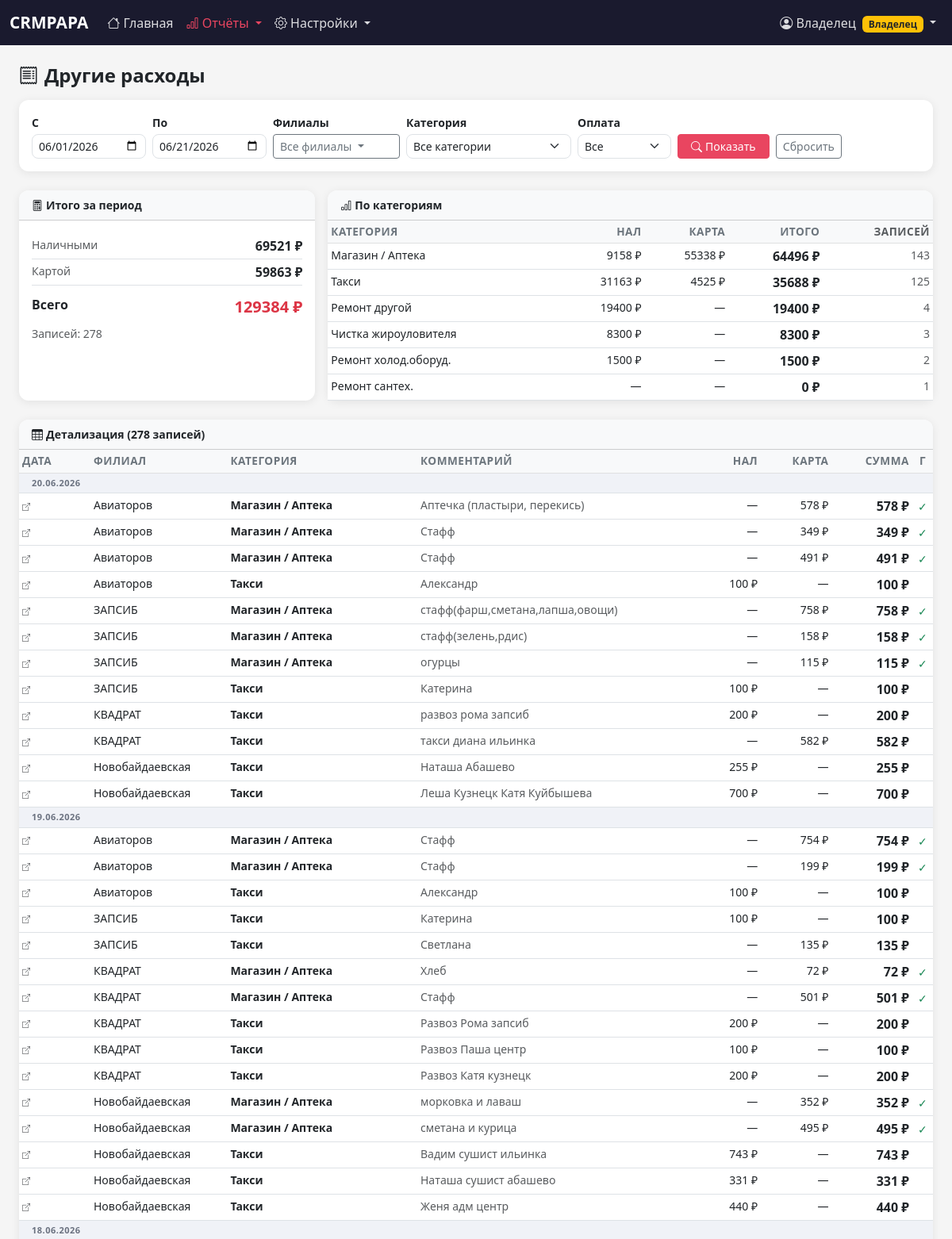
Screenshot of /report/expenses (signed in, upper part) with the database file from the repository.
### tables this page shows
CREATE TABLE expense_categories (
    id INTEGER PRIMARY KEY AUTOINCREMENT,
    code TEXT UNIQUE NOT NULL,
    label TEXT NOT NULL,
    is_active INTEGER DEFAULT 1,
    sort_order INTEGER DEFAULT 0
, type TEXT DEFAULT 'expense', parent_id INTEGER REFERENCES expense_categories(id));

CREATE TABLE expenses (
    id INTEGER PRIMARY KEY AUTOINCREMENT,
    shift_id INTEGER NOT NULL REFERENCES shifts(id),
    category TEXT NOT NULL,
    description TEXT,
    amount_cash REAL DEFAULT 0,
    amount_card REAL DEFAULT 0,
    is_gulash INTEGER DEFAULT 0,
    created_at TIMESTAMP DEFAULT CURRENT_TIMESTAMP
);

CREATE TABLE shifts (
    id INTEGER PRIMARY KEY AUTOINCREMENT,
    branch_id INTEGER NOT NULL REFERENCES branches(id),
    date DATE NOT NULL,
    status TEXT DEFAULT 'open' CHECK(status IN ('open', 'closed')),
    opened_by INTEGER REFERENCES users(id),
    closed_by INTEGER REFERENCES users(id),
    opened_at TIMESTAMP DEFAULT CURRENT_TIMESTAMP,
    closed_at TIMESTAMP,
    comment TEXT,
    closed_by_name TEXT,
    UNIQUE(branch_id, date)
);

CREATE TABLE branches (
    id INTEGER PRIMARY KEY AUTOINCREMENT,
    name TEXT NOT NULL,
    is_active INTEGER DEFAULT 1,
    created_at TIMESTAMP DEFAULT CURRENT_TIMESTAMP
, allowed_ip TEXT DEFAULT NULL, merchant_numbers TEXT DEFAULT '');

### app.py (the view)
@app.route('/report/expenses')
@login_required
@owner_required
def expenses_report():
    today = date.today().isoformat()
    month_start = date.today().replace(day=1).isoformat()
    date_from   = request.args.get('date_from', month_start)
    date_to     = request.args.get('date_to', today)
    branch_ids  = [b for b in request.args.getlist('branch_ids') if b.isdigit()]
    cat_filter  = request.args.get('category', '')
    pay_filter  = request.args.get('pay_type', '')   # 'cash' | 'card' | ''
    with get_db() as conn:
        branches = conn.execute('SELECT * FROM branches WHERE is_active=1 ORDER BY name').fetchall()
        all_cats = conn.execute('SELECT * FROM expense_categories ORDER BY sort_order, label').fetchall()
        conds  = ["s.date BETWEEN ? AND ?"]
        params = [date_from, date_to]
        if branch_ids:
            ph = ','.join('?' * len(branch_ids))
            conds.append(f's.branch_id IN ({ph})')
            params.extend(int(b) for b in branch_ids)
        if cat_filter:
            conds.append('e.category = ?')
            params.append(cat_filter)
        if pay_filter == 'cash':
            conds.append('e.amount_cash > 0')
        elif pay_filter == 'card':
            conds.append('e.amount_card > 0')
        where = ' AND '.join(conds)
        rows = conn.execute(f'''
            SELECT e.id, s.date, s.id as shift_id,
                   b.name as branch_name,
                   e.category, e.description,
                   COALESCE(e.amount_cash,0) as amount_cash,
                   COALESCE(e.amount_card,0) as amount_card,
                   COALESCE(e.amount_cash,0)+COALESCE(e.amount_card,0) as total,
                   e.is_gulash
            FROM expenses e
            JOIN shifts s ON s.id = e.shift_id
            JOIN branches b ON b.id = s.branch_id
            WHERE {where}
            ORDER BY s.date DESC, b.name, e.id
        ''', params).fetchall()
        tot = conn.execute(f'''
            SELECT COALESCE(SUM(e.amount_cash),0) as cash,
                   COALESCE(SUM(e.amount_card),0) as card,
                   COALESCE(SUM(e.amount_cash+e.amount_card),0) as total
            FROM expenses e
            JOIN shifts s ON s.id = e.shift_id
            WHERE {where}
        ''', params).fetchone()
        by_cat = conn.execute(f'''
            SELECT e.category,
                   COALESCE(SUM(e.amount_cash),0) as cash,
                   COALESCE(SUM(e.amount_card),0) as card,
                   COALESCE(SUM(e.amount_cash+e.amount_card),0) as total,
                   COUNT(*) as cnt
            FROM expenses e
            JOIN shifts s ON s.id = e.shift_id
            WHERE {where}
            GROUP BY e.category
            ORDER BY total DESC
        ''', params).fetchall()
    cat_map = {c['code']: c['label'] for c in all_cats}
    return render_template('expenses_report.html',
        rows=rows, tot=tot, by_cat=by_cat,
        branches=branches, all_cats=all_cats, cat_map=cat_map,
        date_from=date_from, date_to=date_to,
        branch_ids=branch_ids, cat_filter=cat_filter, pay_filter=pay_filter,
        branch_groups=get_branch_groups(conn))

### app.py (called while the page is built, shortened)
def get_db():
    conn = sqlite3.connect(DATABASE, timeout=10)
    conn.row_factory = sqlite3.Row
    conn.execute('PRAGMA foreign_keys = ON')
    conn.execute('PRAGMA busy_timeout = 10000')
    conn.execute('PRAGMA journal_mode = WAL')
    return conn

def get_branch_groups(conn):
    groups = conn.execute(
        'SELECT * FROM branch_groups ORDER BY sort_order, name'
    ).fetchall()
    result = []
    return result

def login_required(f):
    @wraps(f)
    def decorated(*args, **kwargs):
        if 'user_id' not in session:
            return redirect(url_for('login'))
        return f(*args, **kwargs)
    return decorated

def owner_required(f):
    @wraps(f)
    def decorated(*args, **kwargs):
        if session.get('role') != 'owner':
            flash('Доступ только для владельца', 'danger')
            return redirect(url_for('dashboard'))
        return f(*args, **kwargs)
    return decorated

@app.context_processor
def inject_globals():
    return {'now': datetime.now}

### templates/expenses_report.html (shortened to what this page needs)
{% extends 'base.html' %}
{% block content %}
<div class="d-flex justify-content-between align-items-center mb-3">
    <h4 class="fw-bold mb-0"><i class="bi bi-receipt me-2"></i>Другие расходы</h4>
</div>
<div class="card mb-4">
    <div class="card-body py-3">
        <form method="GET" action="{{ url_for('expenses_report') }}" class="row g-2 align-items-end" id="exp-filter-form">
            <div class="col-sm-auto">
                <label class="form-label small fw-semibold mb-1">С</label>
                <input type="date" name="date_from" class="form-control form-control-sm" value="{{ date_from }}">
            </div>
            <div class="col-sm-auto">
                <label class="form-label small fw-semibold mb-1">По</label>
                <input type="date" name="date_to" class="form-control form-control-sm" value="{{ date_to }}">
            </div>
            <div class="col-sm-auto">
                <label class="form-label small fw-semibold mb-1">Филиалы</label>
                <div class="dropdown" id="branch-dropdown">
                    <button type="button" class="btn btn-outline-secondary btn-sm dropdown-toggle"
                        data-bs-toggle="dropdown" data-bs-auto-close="outside"
                        style="min-width:160px; text-align:left;" id="branch-btn">
                        <span id="branch-btn-label">{% if branch_ids %}Выбрано: {{ branch_ids|length }}{% else %}Все филиалы{% endif %}</span>
                    </button>
                </div>
            </div>
            <div class="col-sm-auto">
                <label class="form-label small fw-semibold mb-1">Категория</label>
                <select name="category" class="form-select form-select-sm" style="min-width:160px;">
                    <option value="">Все категории</option>
                </select>
            </div>
            <div class="col-sm-auto">
                <label class="form-label small fw-semibold mb-1">Оплата</label>
                <select name="pay_type" class="form-select form-select-sm">
                    <option value="" {% if not pay_filter %}selected{% endif %}>Все</option>
                </select>
            </div>
            <div class="col-sm-auto">
                <button type="submit" class="btn btn-primary btn-sm px-3">
                    <i class="bi bi-search me-1"></i>Показать
                </button>
                <a href="{{ url_for('expenses_report') }}" class="btn btn-outline-secondary btn-sm ms-1">Сбросить</a>
            </div>
        </form>
    </div>
</div>
{% if rows %}
<div class="row g-3 mb-4">
    <div class="col-md-4">
        <div class="card h-100">
            <div class="card-header bg-light fw-bold small">
                <i class="bi bi-calculator me-1"></i>Итого за период
            </div>
            <div class="card-body">
                <div class="d-flex justify-content-between py-1 border-bottom">
                    <span class="text-muted small">Наличными</span>
                    <span class="fw-semibold">{{ tot.cash|int|string|replace(',', ' ') }} ₽</span>
                </div>
                <div class="d-flex justify-content-between py-1 border-bottom">
                    <span class="text-muted small">Картой</span>
                    <span class="fw-semibold">{{ tot.card|int|string|replace(',', ' ') }} ₽</span>
                </div>
                <div class="d-flex justify-content-between py-2 mt-1">
                    <span class="fw-bold">Всего</span>
                    <span class="fw-bold fs-5 text-danger">{{ tot.total|int|string|replace(',', ' ') }} ₽</span>
                </div>
                <div class="text-muted small">Записей: {{ rows|length }}</div>
            </div>
        </div>
    </div>
    <div class="col-md-8">
        <div class="card h-100">
            <div class="card-header bg-light fw-bold small">
                <i class="bi bi-bar-chart me-1"></i>По категориям
            </div>
            <div class="card-body p-0">
                <table class="table table-sm mb-0">
                    <thead class="table-light">
                        <tr>
                            <th>Категория</th>
                            <th class="text-end">Нал</th>
                            <th class="text-end">Карта</th>
                            <th class="text-end fw-bold">Итого</th>
                            <th class="text-end text-muted small">Записей</th>
                        </tr>
                    </thead>
                    <tbody>
                    {% for c in by_cat %}
                    <tr>
                        <td class="small">{{ cat_map.get(c.category, c.category) }}</td>
                        <td class="text-end small">{% if c.cash %}{{ c.cash|int }} ₽{% else %}—{% endif %}</td>
                        <td class="text-end small">{% if c.card %}{{ c.card|int }} ₽{% else %}—{% endif %}</td>
                        <td class="text-end fw-semibold">{{ c.total|int }} ₽</td>
                        <td class="text-end text-muted small">{{ c.cnt }}</td>
                    </tr>
                    {% endfor %}
                    </tbody>
                </table>
            </div>
        </div>
    </div>
</div>
<div class="card">
    <div class="card-header bg-light fw-bold small d-flex justify-content-between align-items-center">
        <span><i class="bi bi-table me-1"></i>Детализация ({{ rows|length }} записей)</span>
    </div>
    <div class="table-responsive">
        <table class="table table-sm table-hover mb-0" id="exp-table">
            <thead class="table-light">
                <tr>
                    <th style="width:90px;">Дата</th>
                    <th>Филиал</th>
                    <th>Категория</th>
                    <th>Комментарий</th>
                    <th class="text-end">Нал</th>
                    <th class="text-end">Карта</th>
                    <th class="text-end fw-bold">Сумма</th>
                    <th class="text-center" title="Гуляш">Г</th>
                </tr>
            </thead>
            <tbody>
            {% set ns = namespace(prev_date='') %}
            {% for r in rows %}
            {% if r.date != ns.prev_date %}
            {% set ns.prev_date = r.date %}
            <tr class="date-sep">
                <td colspan="8" class="py-1 px-3"
                    style="background:#f0f2f7;font-size:11px;font-weight:700;color:#6b7280;text-transform:uppercase;letter-spacing:.5px;">
                    {{ r.date[8:10] }}.{{ r.date[5:7] }}.{{ r.date[:4] }}
                </td>
            </tr>
            {% endif %}
            <tr>
                <td class="text-muted small">
                    <a href="{{ url_for('shift_view', shift_id=r.shift_id) }}" class="text-muted text-decoration-none" style="font-size:11px;">
                        <i class="bi bi-box-arrow-up-right" style="font-size:10px;"></i>
                    </a>
                </td>
                <td class="small">{{ r.branch_name }}</td>
                <td class="small fw-semibold">{{ cat_map.get(r.category, r.category) }}</td>
                <td class="small text-muted" style="max-width:260px;white-space:pre-wrap;">{{ r.description or '' }}</td>
                <td class="text-end small">{% if r.amount_cash %}{{ r.amount_cash|int }} ₽{% else %}—{% endif %}</td>
                <td class="text-end small">{% if r.amount_card %}{{ r.amount_card|int }} ₽{% else %}—{% endif %}</td>
                <td class="text-end fw-semibold">{{ r.total|int }} ₽</td>
                <td class="text-center">{% if r.is_gulash %}<span class="text-success small">✓</span>{% endif %}</td>
            </tr>
            {% endfor %}
            </tbody>
        </table>
    </div>
</div>
{% else %}
<div class="text-center text-muted py-5">
    <i class="bi bi-inbox fs-1 d-block mb-3 opacity-25"></i>
    <div>Расходов за выбранный период не найдено</div>
</div>
{% endif %}
{% endblock %}

### templates/base.html (style rules this page uses)
body { background: #f5f5f5; font-family: 'Segoe UI', system-ui, sans-serif; }
.card { border: none; box-shadow: 0 2px 12px rgba(0,0,0,0.08); border-radius: 12px; }
.card-header { border-radius: 12px 12px 0 0 !important; font-weight: 600; }
.btn-primary { background: #e94560; border-color: #e94560; }
.table th { font-size: 0.85rem; color: #6c757d; font-weight: 600; text-transform: uppercase; letter-spacing: 0.5px; }
.form-control, .form-select { border-radius: 8px; }

### rows the page displays
expense_categories: get "Магазин / Аптека"
expense_categories: get "Такси"
expense_categories: get "Ремонт другой"
expense_categories: get "Чистка жироуловителя"
expense_categories: get "Ремонт холод.оборуд."
expense_categories: get "Ремонт сантех."
expenses: date "20", date "06", date "2026", branch_name "Авиаторов", get "Магазин / Аптека", description "Аптечка (пластыри, перекись)", amount_card "578", total "578"
expenses: branch_name "Авиаторов", get "Магазин / Аптека", description "Стафф", amount_card "349", total "349"
expenses: branch_name "Авиаторов", get "Магазин / Аптека", description "Стафф", amount_card "491", total "491"
expenses: branch_name "Авиаторов", get "Такси", description "Александр", amount_cash "100", total "100"
expenses: branch_name "ЗАПСИБ", get "Магазин / Аптека", description "стафф(фарш,сметана,лапша,овощи)", amount_card "758", total "758"
expenses: branch_name "ЗАПСИБ", get "Магазин / Аптека", description "стафф(зелень,рдис)", amount_card "158", total "158"
expenses: branch_name "ЗАПСИБ", get "Магазин / Аптека", description "огурцы", amount_card "115", total "115"
expenses: branch_name "ЗАПСИБ", get "Такси", description "Катерина", amount_cash "100", total "100"
expenses: branch_name "КВАДРАТ", get "Такси", description "развоз рома запсиб", amount_cash "200", total "200"
expenses: branch_name "КВАДРАТ", get "Такси", description "такси диана ильинка", amount_card "582", total "582"
expenses: branch_name "Новобайдаевская", get "Такси", description "Наташа Абашево", amount_cash "255", total "255"
expenses: branch_name "Новобайдаевская", get "Такси", description "Леша Кузнецк Катя Куйбышева", amount_cash "700", total "700"
expenses: date "19", date "06", date "2026", branch_name "Авиаторов", get "Магазин / Аптека", description "Стафф", amount_card "754", total "754"
expenses: branch_name "Авиаторов", get "Магазин / Аптека", description "Стафф", amount_card "199", total "199"
expenses: branch_name "Авиаторов", get "Такси", description "Александр", amount_cash "100", total "100"
expenses: branch_name "ЗАПСИБ", get "Такси", description "Катерина", amount_cash "100", total "100"
expenses: branch_name "ЗАПСИБ", get "Такси", description "Светлана", amount_card "135", total "135"
expenses: branch_name "КВАДРАТ", get "Магазин / Аптека", description "Хлеб", amount_card "72", total "72"
expenses: branch_name "КВАДРАТ", get "Магазин / Аптека", description "Стафф", amount_card "501", total "501"
expenses: branch_name "КВАДРАТ", get "Такси", description "Развоз Рома запсиб", amount_cash "200", total "200"
expenses: branch_name "КВАДРАТ", get "Такси", description "Развоз Паша центр", amount_cash "100", total "100"
expenses: branch_name "КВАДРАТ", get "Такси", description "Развоз Катя кузнецк", amount_cash "200", total "200"
expenses: branch_name "Новобайдаевская", get "Магазин / Аптека", description "морковка и лаваш", amount_card "352", total "352"
expenses: branch_name "Новобайдаевская", get "Магазин / Аптека", description "сметана и курица", amount_card "495", total "495"
expenses: branch_name "Новобайдаевская", get "Такси", description "Вадим сушист ильинка", amount_cash "743", total "743"
expenses: branch_name "Новобайдаевская", get "Такси", description "Наташа сушист абашево", amount_cash "331", total "331"
expenses: branch_name "Новобайдаевская", get "Такси", description "Женя адм центр", amount_cash "440", total "440"
expenses: date "18", date "06", date "2026"

### other values shown
{{ session.get('full_name') }} "Владелец"
{{ tot.cash|int|string|replace(',', ' ') }} "69521"
{{ tot.card|int|string|replace(',', ' ') }} "59863"
{{ tot.total|int|string|replace(',', ' ') }} "129384"
{{ rows|length }} "278"
{{ c.cash|int }} "9158" "31163" "19400" "8300" "1500"
{{ c.card|int }} "55338" "4525"
{{ c.total|int }} "64496" "35688" "19400" "8300" "1500" "0"
{{ c.cnt }} "143" "125" "4" "3" "2" "1"
